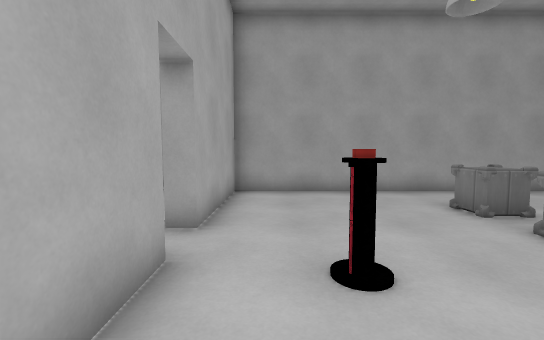
view 1 (above)

15 first-person views from a walk through a 3-D level made in the Godot game engine. The camera is 1.4 m above the floor, tilts 4° down and sees 90° across. The floor is counted in squares, 1 m on a side. Each view is taken from the middle of a square. On the plan, view 1 faces up. The plan holds only what a view shows up to about 13 squares ahead; the rest is blank. Door leaves are left out where a doorway can be walked through. Some surface patterns are stand-ins.

view 2
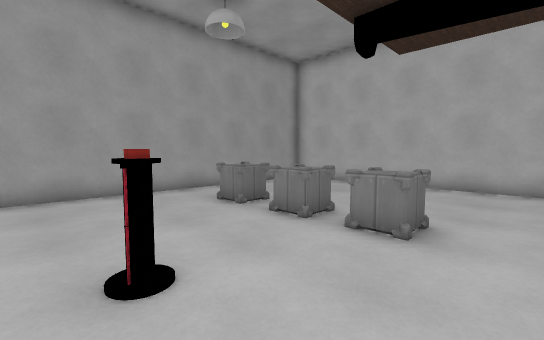

view 3
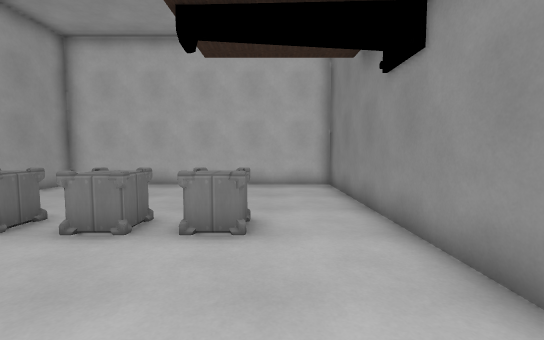

view 4
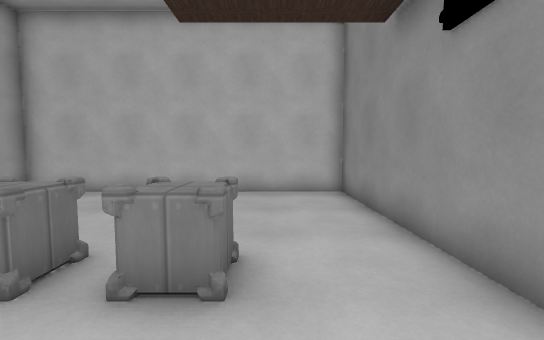

view 5
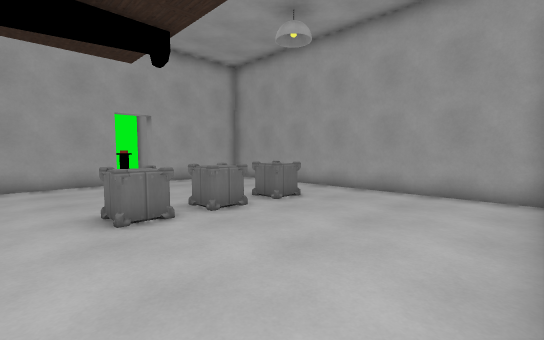

view 6
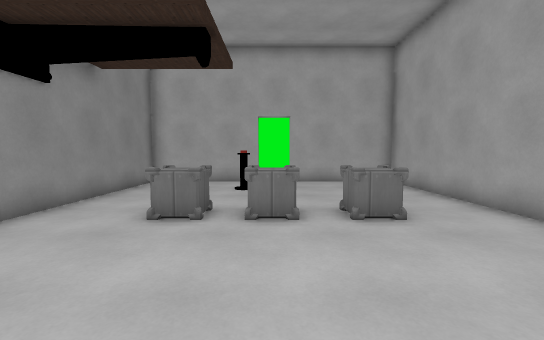

view 7
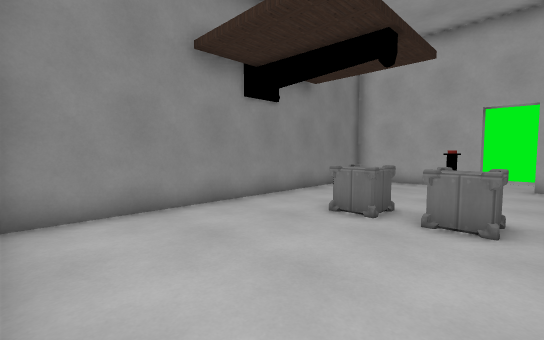

view 8
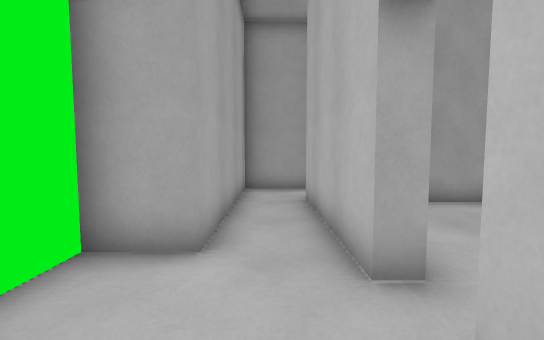

view 9
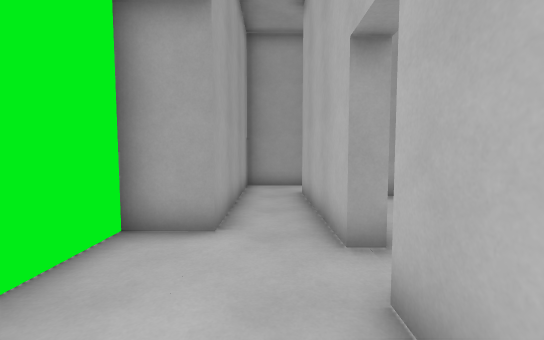

view 10
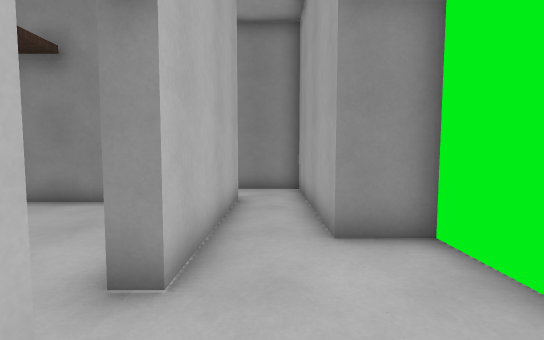

view 11
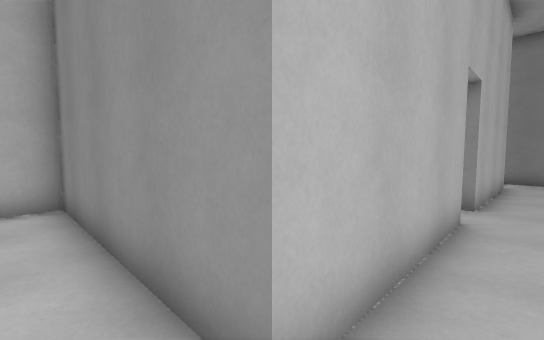

view 12
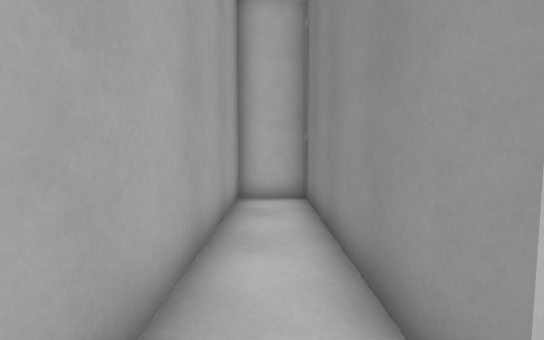

view 13
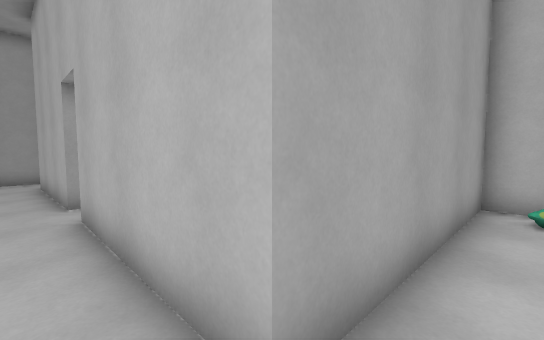

view 14
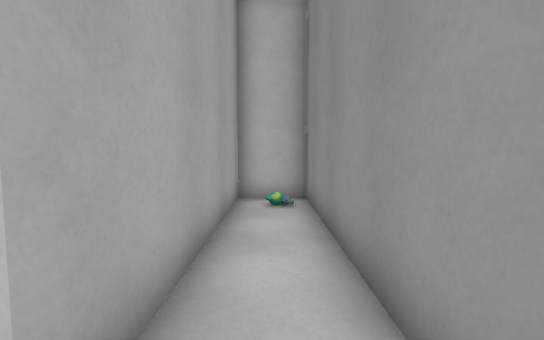

view 15
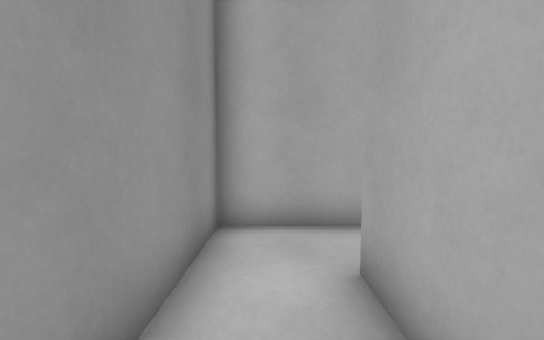

### Floor plan
Ten units are one square. View 1 is at (0, 0); x grows to the right and y downward. Boxes are objects, and circles mark ways between rooms. Rooms are numbered by the first view taken in them; rooms with no view inside come last. Other rooms are left out.
<svg viewBox="-61 -125 179 170">
<path fill="none" stroke="#000" d="M-14 -34 -13 14 113 14 113 -94 -14 -94 -14 -48M-40 -57 -56 -57 -56 -17 -40 -17 -40 25M-20 20 -19 -34M-21 -100 50 -100 50 -120 -40 -120 -40 -57M-19 -48 -18 -101M-40 25 -40 40 50 40 50 20 -20 20"/>
<rect x="5" y="-35" width="10" height="10" fill="#bbb"><title>other object</title></rect>
<rect x="45" y="-25" width="10" height="10" fill="#bbb"><title>other object</title></rect>
<rect x="45" y="-45" width="10" height="10" fill="#bbb"><title>other object</title></rect>
<rect x="45" y="-75" width="10" height="20" fill="#bbb"><title>other object</title></rect>
<circle cx="-20" cy="-45" r="3" fill="#2a7"/>
<circle cx="-30" cy="-60" r="3" fill="#2a7"/>
<circle cx="-30" cy="30" r="3" fill="#2a7"/>
<text x="50" y="-40">1</text>
<text x="-40" y="-30">2</text>
<text x="-10" y="-110">3</text>
<text x="0" y="30">4</text>
</svg>
Room 1 opens to room 2. Room 2 opens to room 3. Room 2 opens to room 4.

Where each view was taken, in squares from view 1:
view 1: 0 up, 0 right, facing up
view 2: 0 up, 0 right, facing up-right
view 3: 1 up, 0 right, facing right
view 4: 1 up, 2 right, facing right
view 5: 0 up, 11 right, facing up-left
view 6: 4 up, 11 right, facing left
view 7: 5 up, 11 right, facing down-left
view 8: 2 up, 3 left, facing up
view 9: 1 up, 3 left, facing up
view 10: 6 up, 3 left, facing down
view 11: 11 up, 3 left, facing down-right
view 12: 11 up, 3 left, facing right
view 13: 3 down, 3 left, facing up-right
view 14: 3 down, 3 left, facing right
view 15: 3 down, 1 right, facing left
